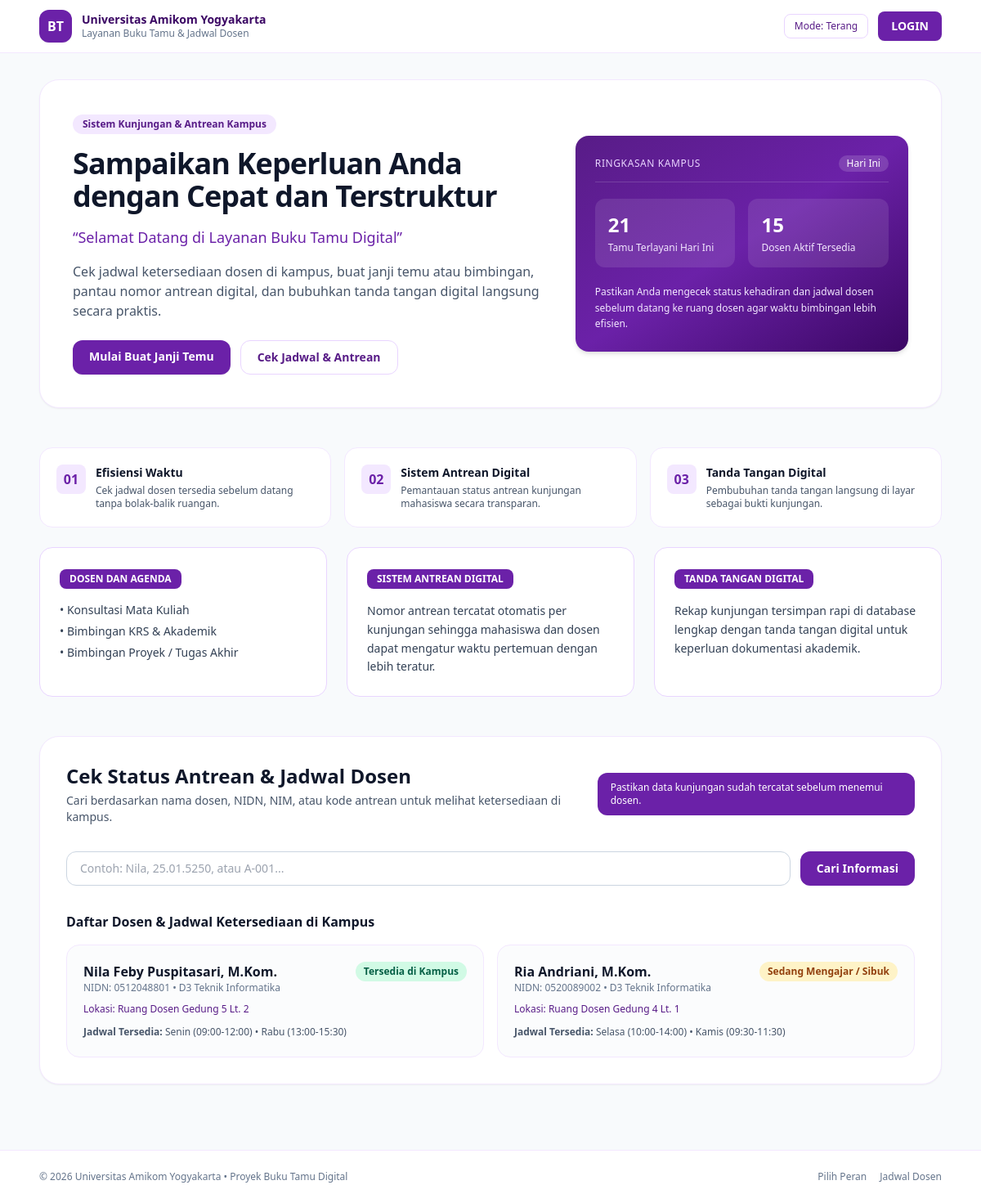
The page / on the database its author committed.
### tables this page shows
CREATE TABLE users (
    id INT AUTO_INCREMENT PRIMARY KEY,
    role ENUM('mahasiswa', 'dosen') NOT NULL,
    nomor_induk VARCHAR(30) NOT NULL UNIQUE,  
    nama_lengkap VARCHAR(120) NOT NULL, 
    email VARCHAR(120) NOT NULL UNIQUE,
    password VARCHAR(255) NOT NULL,
    prodi VARCHAR(100) DEFAULT 'D3 Teknik Informatika',
    ruangan VARCHAR(100) NULL,  
    status_kehadiran ENUM('tersedia', 'sibuk', 'tidak_di_kampus') DEFAULT 'tersedia',
    created_at TIMESTAMP DEFAULT CURRENT_TIMESTAMP
);

### index.php (the view, shortened to what this page needs)
<?php
require_once __DIR__ . '/config/database.php';
$keyword = trim($_GET['q'] ?? '');
$stmtTotalVisits = $pdo->query("SELECT COUNT(*) AS total FROM guest_visits WHERE tanggal_kunjungan = CURDATE()");
$totalVisitsToday = (int) $stmtTotalVisits->fetch()['total'];
$stmtActiveDosen = $pdo->query("SELECT COUNT(*) AS total FROM users WHERE role = 'dosen' AND status_kehadiran = 'tersedia'");
$activeDosenCount = (int) $stmtActiveDosen->fetch()['total'];
$sqlDosen = "
    SELECT
        u.id,
        u.nomor_induk AS nidn,
        u.nama_lengkap,
        u.prodi,
        u.ruangan,
        u.status_kehadiran,
        GROUP_CONCAT(
            CONCAT(ls.hari, ' (', TIME_FORMAT(ls.jam_mulai, '%H:%i'), '-', TIME_FORMAT(ls.jam_selesai, '%H:%i'), ')')
            ORDER BY FIELD(ls.hari, 'Senin', 'Selasa', 'Rabu', 'Kamis', 'Jumat', 'Sabtu'), ls.jam_mulai
            SEPARATOR ' • '
        ) AS jadwal_ringkas
    FROM users u
    LEFT JOIN lecturer_schedules ls ON ls.dosen_id = u.id
    WHERE u.role = 'dosen'
";
$paramsDosen = [];
$sqlDosen .= " GROUP BY u.id ORDER BY FIELD(u.status_kehadiran, 'tersedia', 'sibuk', 'tidak_di_kampus'), u.nama_lengkap ASC";
$stmtDosen = $pdo->prepare($sqlDosen);
$stmtDosen->execute($paramsDosen);
$dosenList = $stmtDosen->fetchAll();
?>
<!DOCTYPE html>
<html lang="id">
<head>
    <script src="https://cdn.tailwindcss.com"></script>
</head>
<body class="bg-slate-50 text-slate-900 dark:bg-slate-950 dark:text-slate-100 transition-colors duration-200 min-h-screen">
    <header class="sticky top-0 z-30 bg-white/95 dark:bg-slate-900/95 backdrop-blur border-b border-purple-100 dark:border-slate-800">
        <div class="max-w-6xl mx-auto px-4 sm:px-6 h-16 flex items-center justify-between">
            <a href="index.php" class="flex items-center gap-3">
                <div class="w-10 h-10 rounded-xl bg-amikom-700 text-white font-bold flex items-center justify-center shadow-sm">
                    BT
                </div>
                <div>
                    <p class="text-sm font-bold leading-tight text-amikom-900 dark:text-purple-200">Universitas Amikom Yogyakarta</p>
                    <p class="text-xs text-slate-500 dark:text-slate-400">Layanan Buku Tamu &amp; Jadwal Dosen</p>
                </div>
            </a>
            <div class="flex items-center gap-2 sm:gap-3">
                <button
                    type="button"
                    id="themeToggleBtn"
                    class="px-3 py-1.5 rounded-lg text-xs font-medium border border-purple-200 dark:border-slate-700 text-amikom-800 dark:text-purple-200 hover:bg-purple-50 dark:hover:bg-slate-800 transition"
                >
                    Mode: <span id="themeLabel">Terang</span>
                </button>
                <a
                    href="pilih-peran.php"
                    class="px-4 py-2 rounded-lg text-xs sm:text-sm font-semibold bg-amikom-700 hover:bg-amikom-800 text-white shadow-sm transition"
                >
                    LOGIN
                </a>
            </div>
        </div>
    </header>
    <main class="max-w-6xl mx-auto px-4 sm:px-6 py-8 space-y-12">
        <section class="bg-white dark:bg-slate-900 rounded-3xl border border-purple-100 dark:border-slate-800 p-6 sm:p-10 shadow-sm">
            <div class="grid grid-cols-1 lg:grid-cols-12 gap-8 items-center">
                <div class="lg:col-span-7 space-y-4">
                    <span class="inline-block px-3 py-1 rounded-full text-xs font-semibold bg-purple-100 text-amikom-800 dark:bg-purple-950 dark:text-purple-200">
                        Sistem Kunjungan &amp; Antrean Kampus
                    </span>
                    <h1 class="text-2xl sm:text-4xl font-extrabold tracking-tight text-slate-900 dark:text-white leading-snug">
                        Sampaikan Keperluan Anda dengan Cepat dan Terstruktur
                    </h1>
                    <p class="text-base sm:text-lg font-medium text-amikom-700 dark:text-purple-300">
                        “Selamat Datang di Layanan Buku Tamu Digital”
                    </p>
                    <p class="text-sm sm:text-base text-slate-600 dark:text-slate-300 leading-relaxed">
                        Cek jadwal ketersediaan dosen di kampus, buat janji temu atau bimbingan, pantau nomor antrean digital, dan bubuhkan tanda tangan digital langsung secara praktis.
                    </p>
                    <div class="pt-2 flex flex-wrap gap-3">
                        <a
                            href="pilih-peran.php"
                            class="px-5 py-2.5 rounded-xl text-sm font-semibold bg-amikom-700 hover:bg-amikom-800 text-white shadow-sm transition"
                        >
                            Mulai Buat Janji Temu
                        </a>
                        <a
                            href="#cek-jadwal"
                            class="px-5 py-2.5 rounded-xl text-sm font-semibold border border-purple-200 dark:border-slate-700 text-amikom-800 dark:text-purple-200 hover:bg-purple-50 dark:hover:bg-slate-800 transition"
                        >
                            Cek Jadwal &amp; Antrean
                        </a>
                    </div>
                </div>
                <div class="lg:col-span-5">
                    <div class="rounded-2xl bg-gradient-to-br from-amikom-800 via-amikom-700 to-purple-950 text-white p-6 space-y-5 shadow-md">
                        <div class="flex items-center justify-between border-b border-white/15 pb-3">
                            <span class="text-xs uppercase tracking-wider text-purple-200">Ringkasan Kampus</span>
                            <span class="text-xs px-2.5 py-0.5 rounded-full bg-white/15">Hari Ini</span>
                        </div>
                        <div class="grid grid-cols-2 gap-4">
                            <div class="bg-white/10 rounded-xl p-4">
                                <p class="text-2xl font-bold"><?= $totalVisitsToday + 20 ?></p>
                                <p class="text-xs text-purple-100 mt-1">Tamu Terlayani Hari Ini</p>
                            </div>
                            <div class="bg-white/10 rounded-xl p-4">
                                <p class="text-2xl font-bold"><?= $activeDosenCount + 14 ?></p>
                                <p class="text-xs text-purple-100 mt-1">Dosen Aktif Tersedia</p>
                            </div>
                        </div>
                        <p class="text-xs text-purple-100 leading-relaxed">
                            Pastikan Anda mengecek status kehadiran dan jadwal dosen sebelum datang ke ruang dosen agar waktu bimbingan lebih efisien.
                        </p>
                    </div>
                </div>
            </div>
        </section>
        <section class="space-y-6">
            <div class="grid grid-cols-1 md:grid-cols-3 gap-4">
                <div class="bg-white dark:bg-slate-900 border border-purple-100 dark:border-slate-800 rounded-2xl p-5 flex items-start gap-3">
                    <div class="w-9 h-9 rounded-lg bg-purple-100 dark:bg-purple-950 text-amikom-700 dark:text-purple-300 flex items-center justify-center font-bold shrink-0">01</div>
                    <div>
                        <h2 class="font-bold text-sm text-slate-900 dark:text-white">Efisiensi Waktu</h2>
                        <p class="text-xs text-slate-600 dark:text-slate-400 mt-1">Cek jadwal dosen tersedia sebelum datang tanpa bolak-balik ruangan.</p>
                    </div>
                </div>
                <div class="bg-white dark:bg-slate-900 border border-purple-100 dark:border-slate-800 rounded-2xl p-5 flex items-start gap-3">
                    <div class="w-9 h-9 rounded-lg bg-purple-100 dark:bg-purple-950 text-amikom-700 dark:text-purple-300 flex items-center justify-center font-bold shrink-0">02</div>
                    <div>
                        <h2 class="font-bold text-sm text-slate-900 dark:text-white">Sistem Antrean Digital</h2>
                        <p class="text-xs text-slate-600 dark:text-slate-400 mt-1">Pemantauan status antrean kunjungan mahasiswa secara transparan.</p>
                    </div>
                </div>
                <div class="bg-white dark:bg-slate-900 border border-purple-100 dark:border-slate-800 rounded-2xl p-5 flex items-start gap-3">
                    <div class="w-9 h-9 rounded-lg bg-purple-100 dark:bg-purple-950 text-amikom-700 dark:text-purple-300 flex items-center justify-center font-bold shrink-0">03</div>
                    <div>
                        <h2 class="font-bold text-sm text-slate-900 dark:text-white">Tanda Tangan Digital</h2>
                        <p class="text-xs text-slate-600 dark:text-slate-400 mt-1">Pembubuhan tanda tangan langsung di layar sebagai bukti kunjungan.</p>
                    </div>
                </div>
            </div>
            <div class="grid grid-cols-1 md:grid-cols-3 gap-6">
                <div class="bg-white dark:bg-slate-900 border border-purple-200 dark:border-slate-800 rounded-2xl p-6 space-y-3">
                    <span class="inline-block px-3 py-1 rounded-lg text-xs font-bold bg-amikom-700 text-white">DOSEN DAN AGENDA</span>
                    <ul class="text-sm text-slate-700 dark:text-slate-300 space-y-1.5 pt-1">
                        <li>• Konsultasi Mata Kuliah</li>
                        <li>• Bimbingan KRS &amp; Akademik</li>
                        <li>• Bimbingan Proyek / Tugas Akhir</li>
                    </ul>
                </div>
                <div class="bg-white dark:bg-slate-900 border border-purple-200 dark:border-slate-800 rounded-2xl p-6 space-y-3">
                    <span class="inline-block px-3 py-1 rounded-lg text-xs font-bold bg-amikom-700 text-white">SISTEM ANTREAN DIGITAL</span>
                    <p class="text-sm text-slate-700 dark:text-slate-300 leading-relaxed pt-1">
                        Nomor antrean tercatat otomatis per kunjungan sehingga mahasiswa dan dosen dapat mengatur waktu pertemuan dengan lebih teratur.
                    </p>
                </div>
                <div class="bg-white dark:bg-slate-900 border border-purple-200 dark:border-slate-800 rounded-2xl p-6 space-y-3">
                    <span class="inline-block px-3 py-1 rounded-lg text-xs font-bold bg-amikom-700 text-white">TANDA TANGAN DIGITAL</span>
                    <p class="text-sm text-slate-700 dark:text-slate-300 leading-relaxed pt-1">
                        Rekap kunjungan tersimpan rapi di database lengkap dengan tanda tangan digital untuk keperluan dokumentasi akademik.
                    </p>
                </div>
            </div>
        </section>
        <section id="cek-jadwal" class="bg-white dark:bg-slate-900 rounded-3xl border border-purple-100 dark:border-slate-800 p-6 sm:p-8 shadow-sm space-y-8">
            <div class="flex flex-col md:flex-row md:items-center md:justify-between gap-4">
                <div>
                    <h2 class="text-xl sm:text-2xl font-bold text-slate-900 dark:text-white">Cek Status Antrean &amp; Jadwal Dosen</h2>
                    <p class="text-xs sm:text-sm text-slate-600 dark:text-slate-400 mt-1">
                        Cari berdasarkan nama dosen, NIDN, NIM, atau kode antrean untuk melihat ketersediaan di kampus.
                    </p>
                </div>
                <div class="px-4 py-2.5 rounded-xl bg-amikom-700 text-white text-xs font-medium">
                    Pastikan data kunjungan sudah tercatat sebelum menemui dosen.
                </div>
            </div>
            <form method="GET" action="index.php#cek-jadwal" class="flex flex-col sm:flex-row gap-3">
                <input
                    type="text"
                    name="q"
                    value="<?= htmlspecialchars($keyword) ?>"
                    placeholder="Contoh: Nila, 25.01.5250, atau A-001..."
                    class="flex-1 px-4 py-2.5 rounded-xl border border-slate-300 dark:border-slate-700 bg-white dark:bg-slate-950 text-sm focus:outline-none focus:ring-2 focus:ring-amikom-600"
                >
                <button
                    type="submit"
                    class="px-5 py-2.5 rounded-xl text-sm font-semibold bg-amikom-700 hover:bg-amikom-800 text-white transition"
                >
                    Cari Informasi
                </button>
            </form>
            <div class="space-y-4">
                <h3 class="text-base font-bold text-slate-900 dark:text-white">
                    Daftar Dosen &amp; Jadwal Ketersediaan di Kampus
                </h3>
                <div class="grid grid-cols-1 md:grid-cols-2 gap-4">
                    <?php foreach ($dosenList as $dosen): ?>
                        <?php
                            $badgeClass = match ($dosen['status_kehadiran']) {
                                'tersedia' => 'bg-emerald-100 text-emerald-800',
                                'sibuk' => 'bg-amber-100 text-amber-800',
                                default => 'bg-slate-200 text-slate-700',
                            };
                            $statusLabel = match ($dosen['status_kehadiran']) {
                                'tersedia' => 'Tersedia di Kampus',
                                'sibuk' => 'Sedang Mengajar / Sibuk',
                                default => 'Tidak di Kampus',
                            };
                        ?>
                        <div class="border border-purple-100 dark:border-slate-800 rounded-2xl p-5 bg-slate-50/60 dark:bg-slate-950/50 space-y-2.5">
                            <div class="flex items-start justify-between gap-2">
                                <div>
                                    <h4 class="font-bold text-slate-900 dark:text-white"><?= htmlspecialchars($dosen['nama_lengkap']) ?></h4>
                                    <p class="text-xs text-slate-500 dark:text-slate-400">
                                        NIDN: <?= htmlspecialchars($dosen['nidn']) ?> • <?= htmlspecialchars($dosen['prodi']) ?>
                                    </p>
                                </div>
                                <span class="px-2.5 py-1 rounded-full text-xs font-semibold shrink-0 <?= $badgeClass ?>">
                                    <?= $statusLabel ?>
                                </span>
                            </div>
                            <p class="text-xs font-medium text-amikom-800 dark:text-purple-300">
                                Lokasi: <?= htmlspecialchars($dosen['ruangan'] ?? 'Belum diatur') ?>
                            </p>
                            <p class="text-xs text-slate-600 dark:text-slate-300 leading-relaxed">
                                <span class="font-semibold">Jadwal Tersedia:</span>
                                <?= htmlspecialchars($dosen['jadwal_ringkas'] ?? 'Belum ada jadwal rutin') ?>
                            </p>
                        </div>
                    <?php endforeach; ?>
                </div>
            </div>
        </section>
    </main>
    <footer class="border-t border-purple-100 dark:border-slate-800 bg-white dark:bg-slate-900 mt-12">
        <div class="max-w-6xl mx-auto px-4 sm:px-6 py-6 flex flex-col sm:flex-row items-center justify-between gap-3 text-xs text-slate-500 dark:text-slate-400">
            <p>© <?= date('Y') ?> Universitas Amikom Yogyakarta • Proyek Buku Tamu Digital</p>
            <div class="flex items-center gap-4">
                <a href="pilih-peran.php" class="hover:text-amikom-700">Pilih Peran</a>
                <a href="#cek-jadwal" class="hover:text-amikom-700">Jadwal Dosen</a>
            </div>
        </div>
    </footer>
</body>
</html>

### rows shown on the page
users: nama_lengkap "Nila Feby Puspitasari, M.Kom.", nomor_induk "0512048801", prodi "D3 Teknik Informatika", status_kehadiran "Tersedia di Kampus", ruangan "Ruang Dosen Gedung 5 Lt. 2", jadwal_ringkas "Senin (09:00-12:00) • Rabu (13:00-15:30)"
users: nama_lengkap "Ria Andriani, M.Kom.", nomor_induk "0520089002", prodi "D3 Teknik Informatika", status_kehadiran "Sedang Mengajar / Sibuk", ruangan "Ruang Dosen Gedung 4 Lt. 1", jadwal_ringkas "Selasa (10:00-14:00) • Kamis (09:30-11:30)"

### other values the page prints
$totalVisitsToday + 20 "21"
$activeDosenCount + 14 "15"
